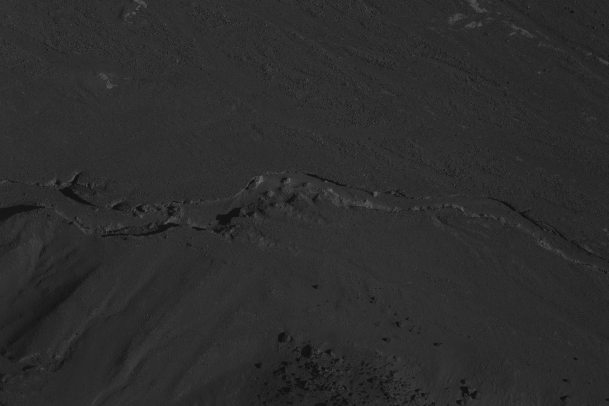
#> input picture hw2/marshill_image1.pgm, 1218 x 812 px (shown at 1/2 size)
$ python harris.py marshill_image1.pgm   (older library calls are emulated)
#> lines starting #> are read from the running program, lines starting #| are printed output that depends on the picture
#> in main, image is the input picture: shape (812, 1218); min 15, max 146, mean 44.3
### hw2/filters.py
#!/usr/bin/env python
"""
Image filters
"""

from __future__ import division, print_function

import argparse

import cv2
import numpy as np
from scipy.ndimage.filters import convolve
from scipy.stats import norm

def hdiff_ker():
    """Returns horizontal gradient kernel [-2, -1, 0, 1, 2]."""
    return np.array([[-2, -1, 0, 1, 2]], dtype=float)

def vdiff_ker():
    """Returns vertical gradient kernel [-2, -1, 0, 1, 2]."""
    return np.array([[-2, -1, 0, 1, 2]], dtype=float).T

def gaussian_ker(window_size, sigma=None):
    """Returns a 2D gaussian kernel."""
    if sigma is None:
        sigma = window_size / 5
    x = np.arange(window_size) - (window_size - 1) / 2
    ker1 = norm.pdf(x, scale=sigma)
    return np.outer(ker1, ker1)

# [60 lines left out: function main, not called in this run]

# [2 lines that do not run on import are left out]

### hw2/harris.py
#!/usr/bin/env python
"""
Harris corner feature detector
"""

from __future__ import division, print_function

import argparse

import cv2
import numpy as np
from scipy.ndimage.filters import convolve

from filters import hdiff_ker, vdiff_ker, gaussian_ker

k_harris = 0.19
window_size_h = 11
cut_off_threshold_f = 0.10
window_size_max_search = 21
max_detect_num = 400

def f_score(image, window_size_h=window_size_h, k=k_harris):
    """Computes Harris corner detector."""
#> called with window_size_h = 11, k = 0.19
    gx = convolve(image, hdiff_ker())
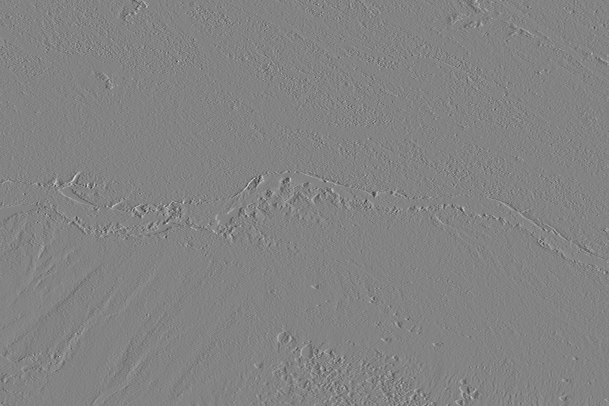
#> gx: shape (812, 1218) float64 (shown at 1/2 size); min -242, max 228, mean 0; drawn with min black and max white
    gy = convolve(image, vdiff_ker())
    g_ker = gaussian_ker(window_size_h)
    hxx = convolve(gx ** 2, g_ker)
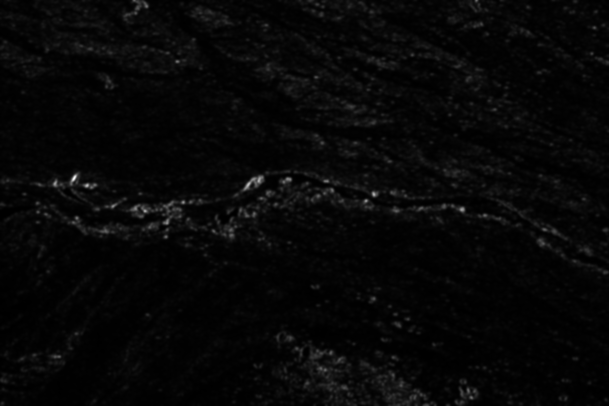
#> hxx: shape (812, 1218) float64 (shown at 1/2 size); min 2.88, max 11576.1, mean 339.7; drawn with min black and max white
    hyy = convolve(gy ** 2, g_ker)
    hxy = convolve(gx * gy, g_ker)
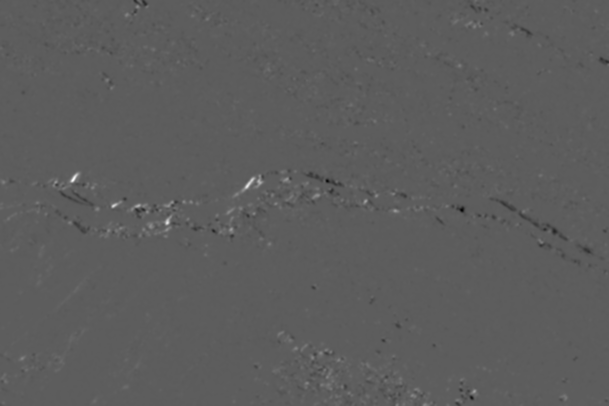
#> hxy: shape (812, 1218) float64 (shown at 1/2 size); min -4636.5, max 8057.3, mean -0.3; drawn with min black and max white
    score = (hxx * hyy - hxy ** 2) - (k / 4) * (hxx + hyy) ** 2
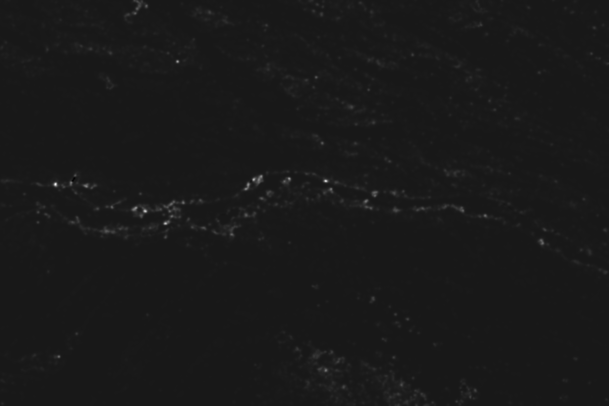
#> score: shape (812, 1218) float64 (shown at 1/2 size); min -3618973.7, max 33864192.8, mean 184066.4; drawn with min black and max white
    return score

def draw_cross(image, loc, size=5):
    """Draws a red cross."""
    y, x = loc
    red = (0, 0, 255)
    cv2.line(image, (x, y - size), (x, y + size), red)
    cv2.line(image, (x - size, y), (x + size, y), red)

def dilate1d(image, size, axis):
    """Dilates an image along one axis."""
    roll_back = size // 2
    n = size - 1

    # Get optimal way of dilation
    roll_queue = []
    i = 1
    while n > 0:
        roll_queue.append(min(n, i))
        n -= roll_queue[-1]
        i *= 2

    tmp = image.copy()

    for shift in roll_queue:
        np.fmax(tmp, np.roll(tmp, shift, axis), tmp)

    return np.roll(tmp, -roll_back, axis)

def dilate(image, size):
    """Dilates an image along multiple axes."""
    tmp = image.copy()
    for a, s in enumerate(size):
        tmp = dilate1d(tmp, s, a)
    return tmp

def main():
    parser = argparse.ArgumentParser(
        formatter_class=argparse.ArgumentDefaultsHelpFormatter,
        description='''Harris corner feature detector''')

    parser.add_argument('-w', type=int,
        default=window_size_h,
        help=('window size for the calculation of H'))
    parser.add_argument('-f', type=float,
        default=cut_off_threshold_f,
        help=('cut-off threshold for f'))
    parser.add_argument('-s', type=int,
        default=window_size_max_search,
        help=('window size for the local maximum search'))
    parser.add_argument('-n', type=int,
        default=max_detect_num,
        help=('maximal number of detections'))
    parser.add_argument('-k', type=float,
        default=k_harris,
        help=('parameter k (0.1 - 0.8) for Harris detector'))
    parser.add_argument('-q', action='store_true',
        help='don\'t display result on screen')
    parser.add_argument('-o', dest='outimg', metavar='OUTIMG',
        help='filename to save feature image')
    parser.add_argument('-t', dest='outtext', metavar='OUTTEXT',
        help='filename to save list of feature points')
    parser.add_argument('infile', help='input image filename')
    args = parser.parse_args()

    if args.q and not args.outimg and not args.outtext:
        parser.error('OUTIMG or OUTTEXT must be specified in quiet mode')
        return

    # Load image
    image = cv2.imread(args.infile, cv2.CV_LOAD_IMAGE_GRAYSCALE)
    # Error when opening failed
    if image is None:
        print('cannot open image {}'.format(args.infile))
        return

    # Get Harris score
    f = f_score(image.astype(float), args.w, args.k)

    # Cut-off threshold
    b = np.max(f)
#> b = 33864192.8
    a = np.min(f)
#> a = -3618973.7
    cut_off = a + (b - a) * args.f
#> cut_off = 129342.9

    # Find local maxima by comparing with dilated image
    max_val = dilate(f, [args.s] * 2)
#> the loop in dilate, `for a, s in enumerate(size):` made 2 passes
#> pass 2, in dilate, `tmp = dilate1d(tmp, s, a)`:
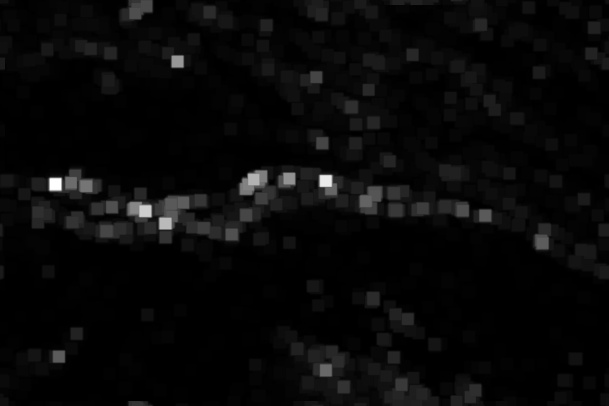
#> tmp: shape (812, 1218) float64 (shown at 1/2 size); min 3005.3, max 33864192.8, mean 1190382.7; drawn with min black and max white
    max_loc = np.logical_and(f >= cut_off, f >= max_val)
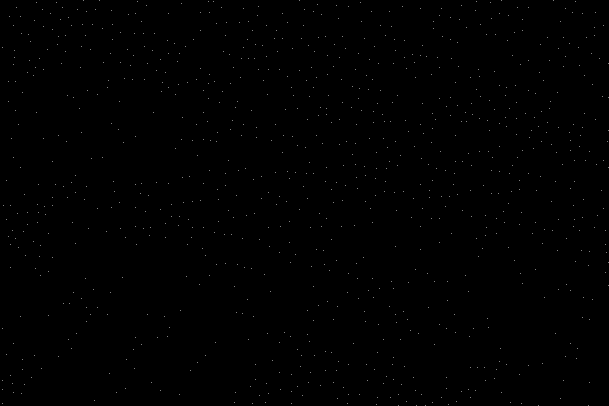
#> max_loc: shape (812, 1218) bool (shown at 1/2 size); 0.1% white in thin lines or dots

    # Sort detections
    dtype = [('loc', '2int32'), ('score', 'float64')]
    detection = np.empty(max_loc.sum(), dtype=dtype)
    detection['loc'] = np.argwhere(max_loc)
#> (the run stopped early here; a loop or call above may not have finished)

$ run again, on hw2/marshill_image3.pgm
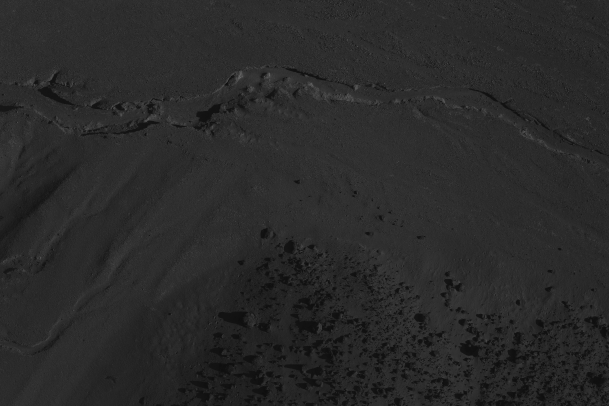
#> input picture hw2/marshill_image3.pgm, 1218 x 812 px (shown at 1/2 size)
#> in main, image is the input picture: shape (812, 1218); min 13, max 134, mean 41.6
#> in f_score, `hxy = convolve(gx * gy, g_ker)`:
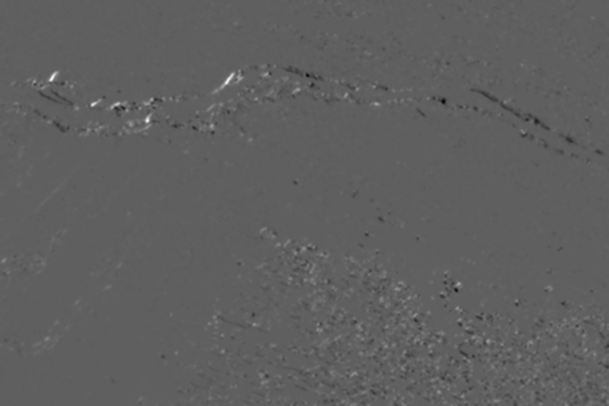
#> hxy: shape (812, 1218) float64 (shown at 1/2 size); min -4308.6, max 7209.4, mean 11.2; drawn with min black and max white
#> b = 29609336.5
#> a = -1847154.9
#> cut_off = 1298494.2
#> in main, `max_loc = np.logical_and(f >= cut_off, f >= max_val)`:
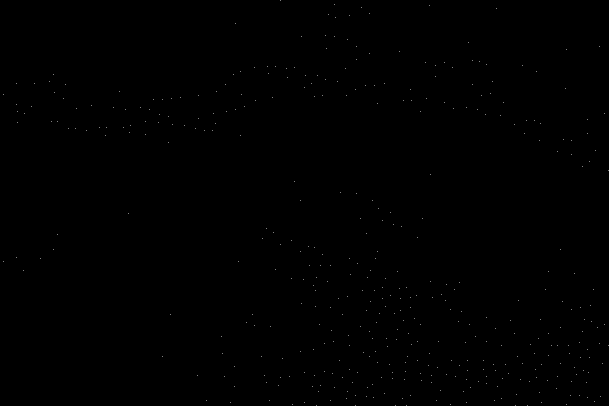
#> max_loc: shape (812, 1218) bool (shown at 1/2 size); 0.04% white in thin lines or dots

$ run again, on hw2/marshill_image4.pgm
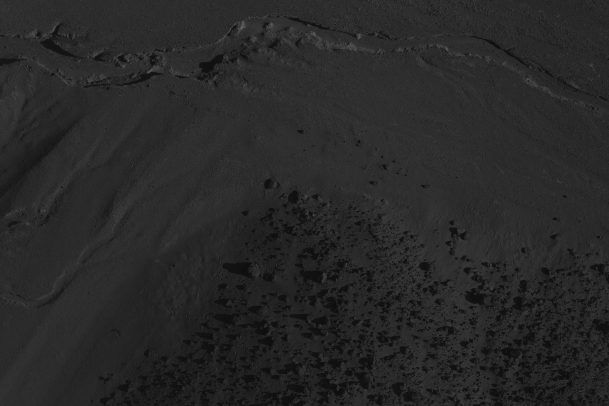
#> input picture hw2/marshill_image4.pgm, 1218 x 812 px (shown at 1/2 size)
#> in main, image is the input picture: shape (812, 1218); min 12, max 146, mean 40.1
#> in f_score, `hxy = convolve(gx * gy, g_ker)`:
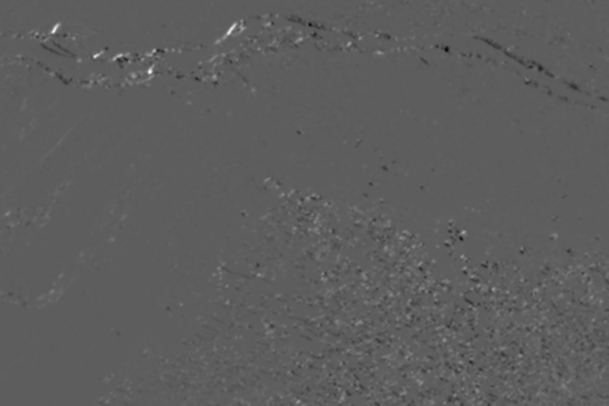
#> hxy: shape (812, 1218) float64 (shown at 1/2 size); min -4435.5, max 7637.3, mean 15.8; drawn with min black and max white
#> b = 30309816.1
#> a = -2655616.3
#> cut_off = 640926.9
#> in main, `max_loc = np.logical_and(f >= cut_off, f >= max_val)`:
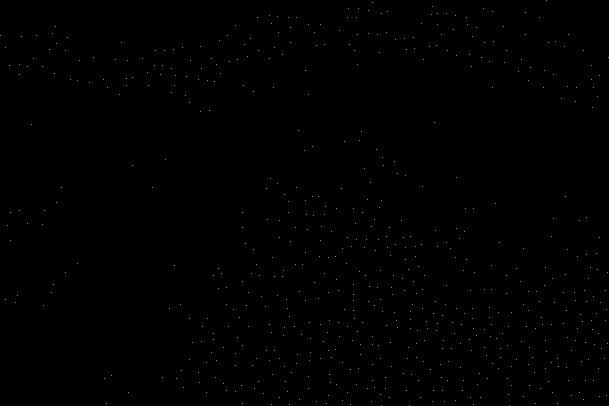
#> max_loc: shape (812, 1218) bool (shown at 1/2 size); 0.07% white in thin lines or dots

$ run again, on hw2/marshill_image5.pgm
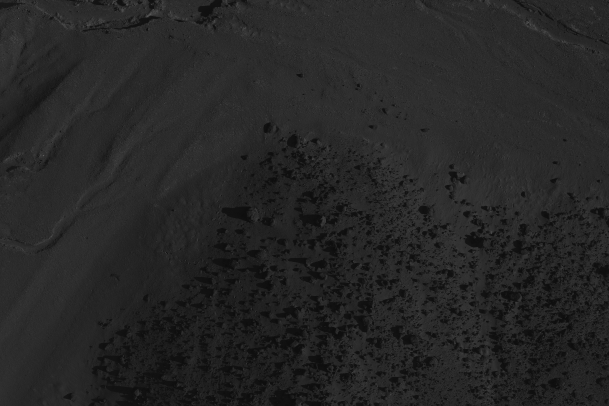
#> input picture hw2/marshill_image5.pgm, 1218 x 812 px (shown at 1/2 size)
#> in main, image is the input picture: shape (812, 1218); min 11, max 145, mean 38
#> in f_score, `hxy = convolve(gx * gy, g_ker)`:
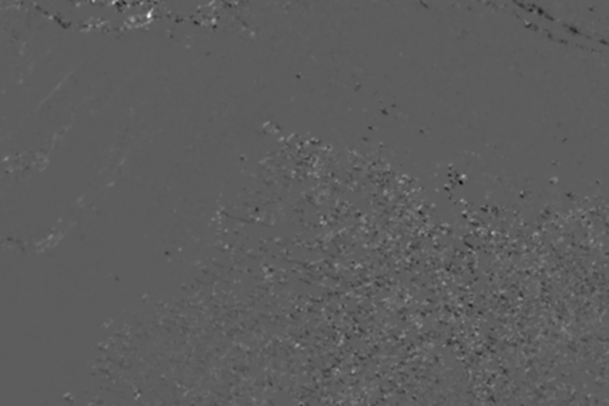
#> hxy: shape (812, 1218) float64 (shown at 1/2 size); min -4060.4, max 7039.6, mean 17.8; drawn with min black and max white
#> b = 27571830.5
#> a = -419262.8
#> cut_off = 2379846.5
#> in main, `max_loc = np.logical_and(f >= cut_off, f >= max_val)`:
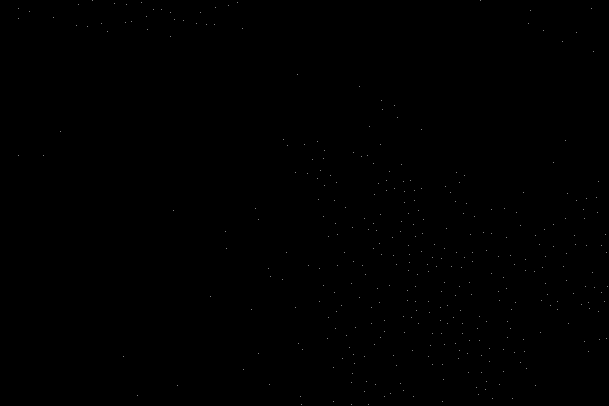
#> max_loc: shape (812, 1218) bool (shown at 1/2 size); 0.04% white in thin lines or dots
